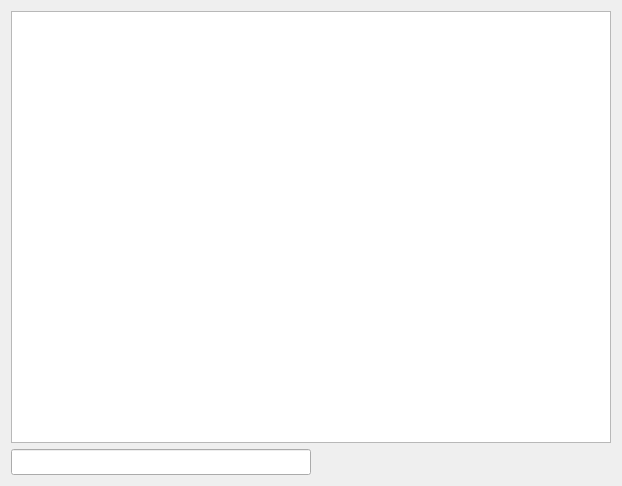
<?xml version="1.0" encoding="UTF-8"?>
<ui version="4.0">
 <class>ShowItemDialog</class>
 <widget class="QDialog" name="ShowItemDialog">
  <property name="geometry">
   <rect>
    <x>0</x>
    <y>0</y>
    <width>622</width>
    <height>486</height>
   </rect>
  </property>
  <property name="windowTitle">
   <string>Dialog</string>
  </property>
  <layout class="QVBoxLayout" name="verticalLayout">
   <item>
    <widget class="QTextBrowser" name="edtText">
     <property name="font">
      <font>
       <pointsize>10</pointsize>
      </font>
     </property>
    </widget>
   </item>
   <item>
    <layout class="QHBoxLayout" name="horizontalLayout">
     <item>
      <widget class="QLineEdit" name="edtPattern">
       <property name="font">
        <font>
         <pointsize>11</pointsize>
        </font>
       </property>
      </widget>
     </item>
     <item>
      <spacer name="horizontalSpacer">
       <property name="orientation">
        <enum>Qt::Horizontal</enum>
       </property>
       <property name="sizeHint" stdset="0">
        <size>
         <width>40</width>
         <height>20</height>
        </size>
       </property>
      </spacer>
     </item>
    </layout>
   </item>
  </layout>
 </widget>
 <resources/>
 <connections/>
</ui>
